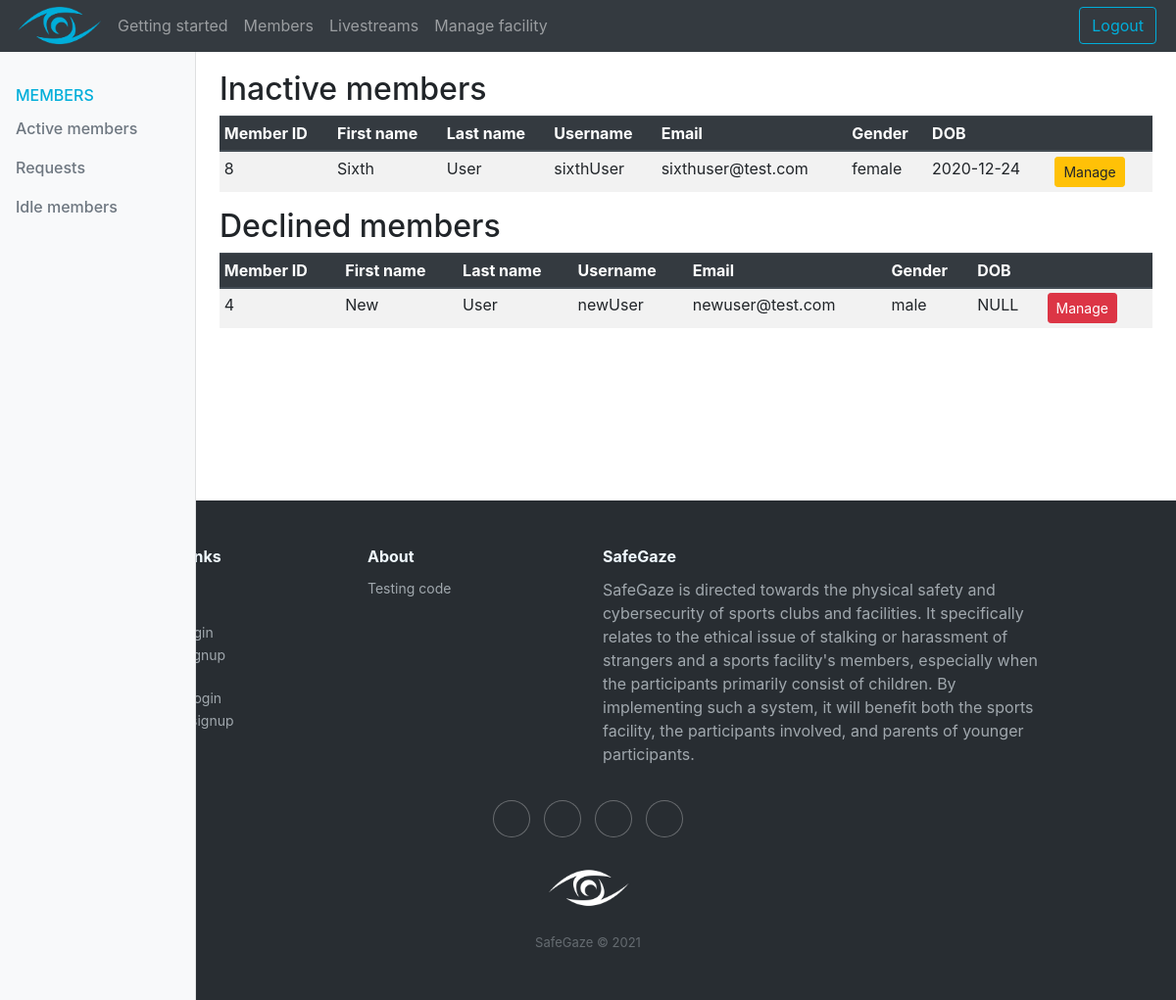
Page /Deliverable/idle-members.php (signed in) on the earlier database version.
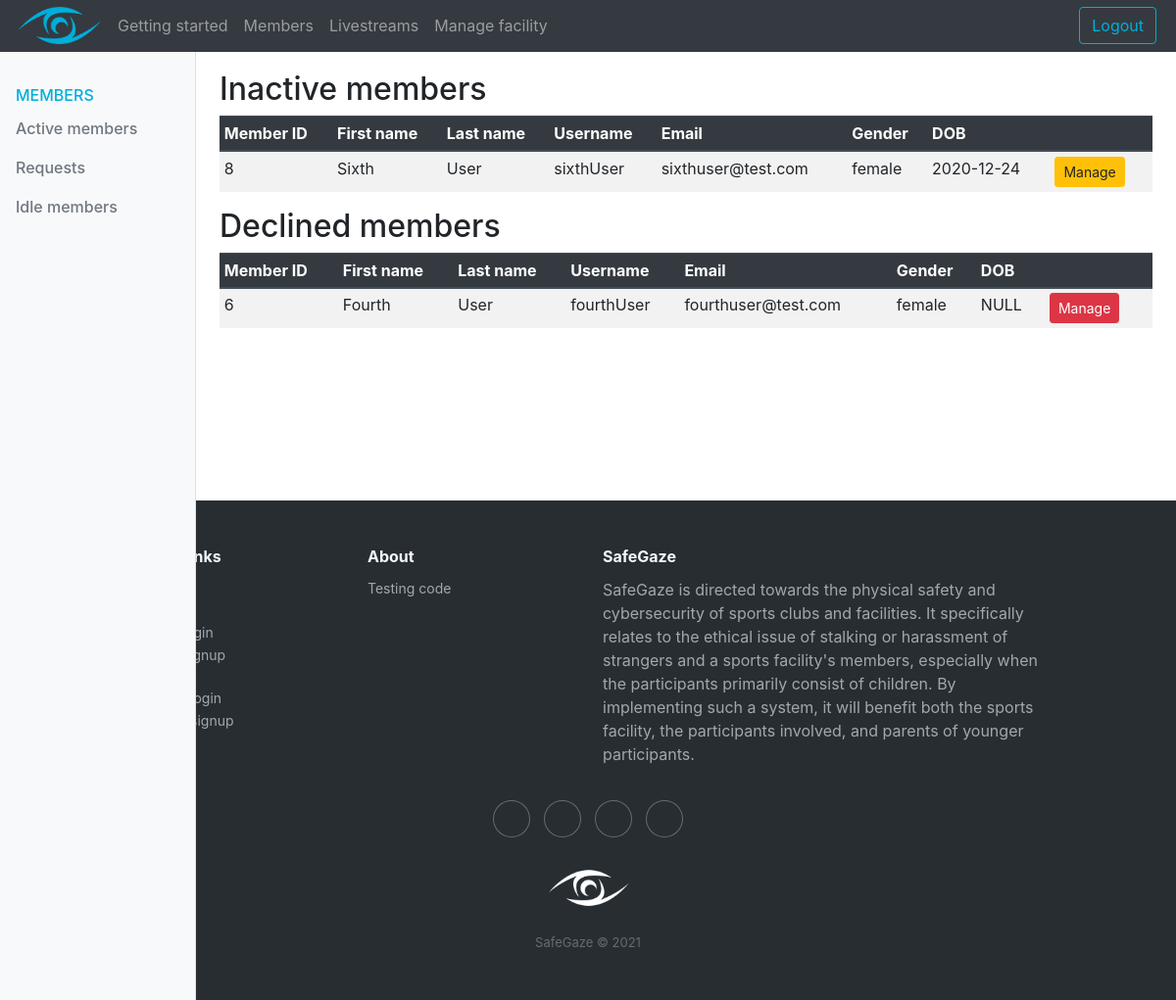
Same page on the later database version.
### tables this page shows
CREATE TABLE `members` (
  `facility_id` int(255) NOT NULL,
  `member_id` int(255) NOT NULL,
  `member_username` varchar(25) NOT NULL,
  `password` varchar(100) NOT NULL,
  `email_address` varchar(50) NOT NULL,
  `first_name` varchar(20) NOT NULL,
  `last_name` varchar(20) NOT NULL,
  `date_of_birth` date DEFAULT NULL,
  `gender` varchar(15) DEFAULT NULL,
  `status` varchar(25) NOT NULL
);

### Deliverable/idle-members.php (the view, shortened to what this page needs)
<!DOCTYPE html>
<html lang="en">
  <?php include ("./inc/head.inc.php"); ?>
  <body>
    <?php include ("./inc/navbar.inc.php"); ?>
    <div class="container-fluid">
      <div class="row">
        <?php include ("./inc/side-navbar.inc.php"); ?>
        <main role="main" class="col-md-9 ml-sm-auto col-lg-10 px-md-4">
        <h2>Inactive members</h2>
        <div class="table-responsive">
          <table class="table table-striped table-sm">
            <thead class="thead-dark">
              <tr>
                <th>Member ID</th>
                <th>First name</th>
                <th>Last name</th>
                <th>Username</th>
                <th>Email</th>
                <th>Gender</th>
                <th>DOB</th>
                <th></th>
              </tr>
            </thead>
            <tbody>
              <?php
              require './php/dbh.inc.php';
              $sql = "SELECT * FROM members where facility_id=? and status='inactive'";
              $stmt = mysqli_stmt_init($conn);
              if (!mysqli_stmt_prepare($stmt, $sql))
              {
                  echo '<h1 data-wow-delay="0.1s" style="color: red;"> THERE HAS BEEN AN ERROR </h1>';
                  exit();
              }
              else
              {
                mysqli_stmt_bind_param($stmt, "s", $_SESSION['facilityId']);
                mysqli_stmt_execute($stmt);
                $result = mysqli_stmt_get_result($stmt);
                while ($row = mysqli_fetch_assoc($result))
                {
                  $memberId = $row["member_id"];
                  $memberFirstName = $row["first_name"];
                  $MemberLastName = $row["last_name"];
                  $memberUsername = $row["member_username"];
                  $memberEmail = $row["email_address"];
                  $memberGender = $row["gender"];
                  $memberDOB = $row["date_of_birth"];
                  echo '
                  <tr>
                    <td>'. $memberId .'</td>
                    <td>'. $memberFirstName .'</td>
                    <td>'. $MemberLastName .'</td>
                    <td>'. $memberUsername .'</td>
                    <td>'. $memberEmail .'</td>
                    <td>'. $memberGender .'</td>
                    <td>'. $memberDOB .'</td>
                    <td><button onclick="manageUser('. $memberId . ')" class="btn btn-sm btn-actions btn-warning">Manage</button></td>
                  </tr>
                  ';
                }
              }
              ?>
            </tbody>
          </table>
        </div>
        <h2>Declined members</h2>
        <div class="table-responsive">
          <table class="table table-striped table-sm">
            <thead class="thead-dark">
              <tr>
                <th>Member ID</th>
                <th>First name</th>
                <th>Last name</th>
                <th>Username</th>
                <th>Email</th>
                <th>Gender</th>
                <th>DOB</th>
                <th></th>
              </tr>
            </thead>
            <tbody>
              <?php
              require './php/dbh.inc.php';
              $sql = "SELECT * FROM members where facility_id=? and status='declined'";
              $stmt = mysqli_stmt_init($conn);
              if (!mysqli_stmt_prepare($stmt, $sql))
              {
                  echo '<h1 data-wow-delay="0.1s" style="color: red;"> THERE HAS BEEN AN ERROR </h1>';
                  exit();
              }
              else
              {
                mysqli_stmt_bind_param($stmt, "s", $_SESSION['facilityId']);
                mysqli_stmt_execute($stmt);
                $result = mysqli_stmt_get_result($stmt);
                while ($row = mysqli_fetch_assoc($result))
                {
                  $memberId = $row["member_id"];
                  $memberFirstName = $row["first_name"];
                  $MemberLastName = $row["last_name"];
                  $memberUsername = $row["member_username"];
                  $memberEmail = $row["email_address"];
                  $memberGender = $row["gender"];
                  $memberDOB = $row["date_of_birth"];
                  if ($memberDOB == null)
                  {
                    $memberDOB = "NULL";
                  }
                  echo '
                  <tr>
                    <td>'. $memberId .'</td>
                    <td>'. $memberFirstName .'</td>
                    <td>'. $MemberLastName .'</td>
                    <td>'. $memberUsername .'</td>
                    <td>'. $memberEmail .'</td>
                    <td>'. $memberGender .'</td>
                    <td>'. $memberDOB .'</td>
                    <td><button onclick="manageUser('. $memberId . ')" class="btn btn-sm btn-actions btn-danger">Manage</button></td>
                  </tr>
                  ';
                }
              }
              ?>
            </tbody>
          </table>
        </div>
        </main>
      </div>
    </div>
    <div class="filler"></div>
    <?php include ("./inc/footer.inc.php"); ?>
  </body>
</html>

### Deliverable/inc/head.inc.php (shortened to what this page needs)
<!DOCTYPE html>
<html lang = "en">
    <head>
        <link href="./css/bootstrap.css" rel="stylesheet" type="text/css" media="all" />
        <link href="./css/style.css" rel="stylesheet" type="text/css" media="all" />
        <link href="./css/floating-labels.css" rel="stylesheet">
        <link href="./css/dashboard.css" rel="stylesheet">
    </head>
</html>

### Deliverable/inc/navbar.inc.php (shortened to what this page needs)
<!DOCTYPE html>
<html lang = "en">
    <nav class="navbar navbar-expand-md navbar-dark fixed-top bg-dark">
    <?php
    if (isset($_SESSION['facilityId']))
    {
        echo '<a class="navbar-brand" href="" style="color: #00aeda; font-weight: bold; padding-right: 5rem;">
        <img src="./images/icons/Logo-facility-cropped.png" class="navbar-logo" />
        </a>';
    }
    ?>
        <div class="collapse navbar-collapse" id="navbarCollapse">
            <?php
                    if (isset($_SESSION['facilityId']))
                    {
                        echo '
                        <ul class="navbar-nav mr-auto">
                            <li class="nav-item">
                                <a class="nav-link" href="getting-started.php">Getting started<span class="sr-only">(current)</span></a>
                            </li>
                            <li class="nav-item">
                                <a class="nav-link" href="active-members.php">Members</a>
                            </li>
                            <li class="nav-item">
                                <a class="nav-link" href="manage-livestreams.php">Livestreams</a>
                            </li>
                            <li class="nav-item">
                                 <a class="nav-link" href="facility.php">Manage facility</a>
                            </li>
                        </ul>
                        <form action="php/logout.inc.php" method="post">  <button href="#"  class="btn btn-actions btn-outline-cyan my-2 my-sm-0" type="submit" name="logout-submit"> Logout </button> </form>
                        ';
                    }
            ?>
        </div>
    </nav>
</html>

### Deliverable/inc/side-navbar.inc.php (shortened to what this page needs)
<!DOCTYPE html>
<html lang = "en">
<nav id="sidebarMenu" class="col-md-3 col-lg-2 d-md-block bg-light sidebar collapse">
          <div class="sidebar-sticky pt-3">
            <?php
              if (strpos($_SERVER['REQUEST_URI'], '/active-members.php') !== false || strpos($_SERVER['REQUEST_URI'], '/requests.php') !== false || strpos($_SERVER['REQUEST_URI'], '/idle-members.php') !== false || strpos($_SERVER['REQUEST_URI'], '/manage-member.php') !== false)
              {
                  echo '
                  <h6 class="sidebar-heading d-flex justify-content-between align-items-center px-3 mt-4 mb-1 text-muted">
                    <span class="facility-colour">Members</span>
                  </h6>
                  <ul class="nav flex-column">
                    <li class="nav-item">
                      <a class="nav-link" href="active-members.php">
                        <span data-feather="home"></span>
                        Active members <span class="sr-only">(current)</span>
                      </a>
                    </li>
                    <li class="nav-item">
                      <a class="nav-link" href="requests.php">
                        <span data-feather="file"></span>
                        Requests
                      </a>
                    </li>
                    <li class="nav-item">
                      <a class="nav-link" href="idle-members.php">
                        <span data-feather="shopping-cart"></span>
                        Idle members
                      </a>
                    </li>
                  </ul>
                  ';
              }
            ?>
          </div>
        </nav>
</html>

### Deliverable/inc/footer.inc.php (shortened to what this page needs)
<!DOCTYPE html>
<html lang = "en">
    <link rel="stylesheet" href="https://cdnjs.cloudflare.com/ajax/libs/ionicons/2.0.1/css/ionicons.min.css">
  <body>
      <div class="footer-dark">
        <footer>
            <div class="container">
                <div class="row">
                    <div class="col-sm-6 col-md-3 item">
                        <h3>Quick Links</h3>
                        <ul>
                            <li><a href="/deliverable/index.php">Home</a></li>
                            <li><a><br></a></li>
                            <li><a href="/deliverable/login-facility.php">Facility login</a></li>
                            <li><a href="/deliverable/signup-facility.php">Facility signup</a></li>
                            <li><a><br></a></li>
                            <li><a href="/deliverable/login-member.php">Member login</a></li>
                            <li><a href="/deliverable/signup-member.php">Member signup</a></li>
                        </ul>
                    </div>
                    <div class="col-sm-6 col-md-3 item">
                        <h3>About</h3>
                        <ul>
                            <li><a href="/deliverable/testing-code.php">Testing code</a></li>
                        </ul>
                    </div>
                    <div class="col-md-6 item text">
                        <h3>SafeGaze</h3>
                        <p>SafeGaze is directed towards the physical safety and cybersecurity of sports clubs and facilities. It specifically relates to the ethical issue of stalking or harassment of strangers and a sports facility's members, especially when the participants primarily consist of children. By implementing such a system, it will benefit both the sports facility, the participants involved, and parents of younger participants.</p>
                    </div>
                    <div class="col item social"><a href="#"></a><a href="#"></a><a href="#"></a><a href="#"></a></div>
                </div>
                <div>
                    <img src="./images/icons/Logo-white.png" class="logo-center" style="width: 10%; margin-top: 0px; margin-bottom: 0px;"/>
                </div>
                <p class="copyright" style="padding-top: 0px;">SafeGaze © 2021</p>
            </div>
        </footer>
    </div>
  </body>
</html>

### Deliverable/css/style.css (style rules this page uses)
body { padding-top: 4.5rem; }
.navbar { padding: 0.4rem 1rem; }
.navbar-brand { padding: auto; padding-top: 0.3rem; }
.btn-actions { margin-left: 0.25rem; margin-right: 0.25rem; }
.container { max-width: 960px; }
.footer-dark { padding:3rem 0; color:#f0f9ff; background-color:#282d32; bottom: 0; }
.footer-dark h3 { margin-top:0; margin-bottom:12px; font-weight:bold; font-size:16px; }
.footer-dark ul { padding:0; list-style:none; line-height:1.6; font-size:14px; margin-bottom:0; }
.footer-dark ul a { color:inherit; text-decoration:none; opacity:0.6; }
.footer-dark .item.text { margin-bottom:36px; }
.footer-dark .item.text p { opacity:0.6; margin-bottom:0; }
.footer-dark .item.social { text-align:center; }
.footer-dark .item.social > a { font-size:20px; width:36px; height:36px; line-height:36px; display:inline-block; text-align:center; border-radius:50%; box-shadow:0 0 0 1px rgba(255,255,255,0.4); margin:0 8px; color:#fff; opacity:0.75; }
.footer-dark .copyright { text-align:center; padding-top:24px; opacity:0.3; font-size:13px; margin-bottom:0; }
.filler { height: 10rem; }
.navbar-logo { max-width: 100%; max-height: 100%; position: absolute; height: 3rem; padding-top: 0px; padding-bottom: 0px; margin-top: -1.5rem; }
.logo-center { display: block; margin-left: auto; margin-right: auto; width:50%; }

### Deliverable/css/floating-labels.css (style rules this page uses)
.facility-colour { color: #00aeda; }
.btn-outline-cyan { color: #00aeda; border-color: #00aeda; }

### Deliverable/css/dashboard.css (style rules this page uses)
.sidebar { position: fixed; top: 0; bottom: 0; left: 0; z-index: 100; padding: 48px 0 0; box-shadow: inset -1px 0 0 rgba(0, 0, 0, .1); }
.sidebar-sticky { position: relative; top: 0; height: calc(100vh - 48px); padding-top: .5rem; overflow-x: hidden; overflow-y: auto; }
.sidebar .nav-link { font-weight: 500; color: #6E7780; }
.sidebar-heading { font-size: 1rem; text-transform: uppercase; }

Differences in the rows shown:
no longer on this page (row edited): members: member_id "4", first_name "New", last_name "User", member_username "newUser", email_address "newuser@test.com", gender "male", memberDOB "NULL", shown under "Declined members"
now on this page (row edited): members: member_id "6", first_name "Fourth", last_name "User", member_username "fourthUser", email_address "fourthuser@test.com", gender "female", memberDOB "NULL", shown under "Declined members"
